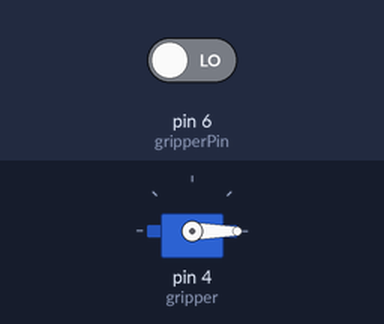
A sketch run on a simulated Arduino Uno, built with avr-gcc and run on an emulated ATmega328P. Parts: servo. The inputs (shaded band) are chosen by the test bench; at power-on: pin 6 (gripperPin) LOW.

Above: at 1.8 s.
1.9 s: pin 6 (gripperPin) driven HIGH
At 2.5 s:
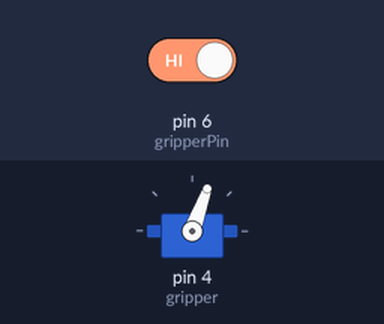
3.5 s: pin 6 (gripperPin) driven LOW
At 4.8 s:
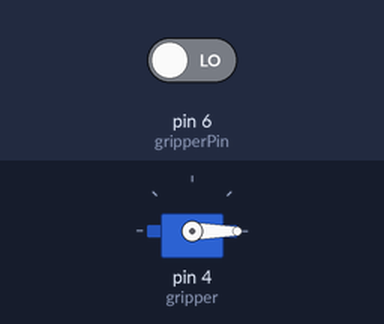
Timing chart, 0 to 6.5 s (numbered marks = the images above; inputs shaded):
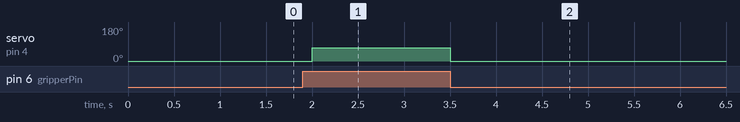

Measured:
- after the input at 1.9 s, servo on pin 4 (gripper): 0° → 70° after 0.10 s
- after the input at 3.5 s, servo on pin 4 (gripper): 70° → 0° at once

The sketch:

gripperTest.ino
```cpp
#include <Servo.h>

Servo gripper;
int gripperPin = 6;
bool grip = false;
bool gripReleased = true;

void setup() {
  // put your setup code here, to run once:
  gripper.attach(4);

  pinMode(gripperPin, INPUT);
}

void loop() {
  // put your main code here, to run repeatedly:
  gripper.write(70);

  if(digitalRead(gripperPin) == HIGH) {
    gripper.write(70);
  }
  else {
    gripper.write(0);
  }

  delay(500);
}
```
